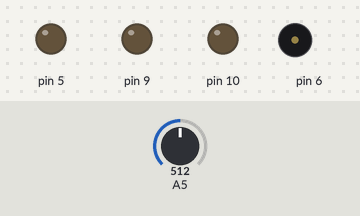
Simulated run of this sketch. Board: Arduino Leonardo, built with avr-gcc and run on an emulated ATmega32U4. On the bench: output pins drawn as LEDs (lit = HIGH), buzzer (waves = sounding). Inputs (shaded band) come from the test bench; at power-on: A5 = 512.

Above: at 1.2 s.
1.3 s: A5 set to 716
At 2.5 s:
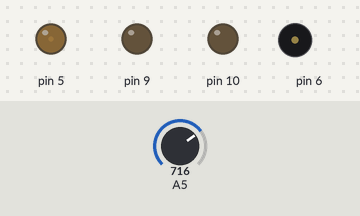
2.8 s: A5 set to 693
4.3 s: A5 set to 676
At 5.9 s:
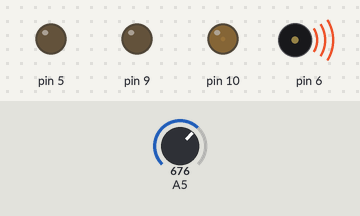
Timing chart, 0 to 5.0 s (numbered marks = the images above; inputs shaded):
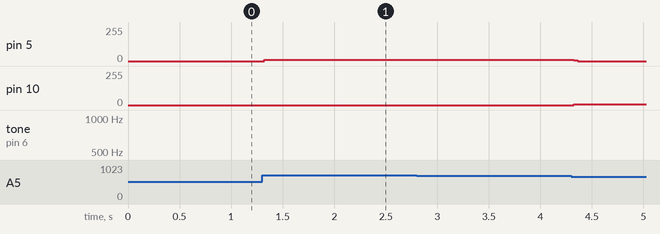

Measured:
- after the input at 1.3 s, pin 5: 0/255 → 11/255 at once

The sketch:

theremin_and_light_show.ino
```cpp
#include <Esplora.h>

// calibration constants between the light sensor and LED brightness
int lightMin = 0;
int lightMax = 1023;

void setup() {
 Serial.begin(9600);
}

void loop() {
  int startButton = Esplora.readButton(SWITCH_2);
  int stopButton = Esplora.readButton(SWITCH_4);
  int lightIntensity = Esplora.readLightSensor();

  // map the reading from the light sensor to a brightness setting in the LED
  int calibratedLightReading = map(lightIntensity,lightMin,lightMax,0, 255);

  // limit the brightness for the LED to its range
  calibratedLightReading = constrain(calibratedLightReading, 0, 255);

  /* start the light show and theremin */
  if(startButton == LOW) {
    if(calibratedLightReading >= 171) {
      Esplora.writeRGB(255,0,0);
    } else if(calibratedLightReading <= 170 && calibratedLightReading >= 85) {
      Esplora.writeRGB(0,calibratedLightReading,0);
    } else if(calibratedLightReading <= 84) {
      Esplora.writeRGB(0,0,calibratedLightReading);
    }

    // play a tone matching the raw light sensor reading (uncalibrated)
   Esplora.tone(lightIntensity);
  }

  /* kill the theremin and light show */
  if(stopButton == LOW) {
    Esplora.noTone();
    Esplora.writeRGB(0,0,0);
  }

  delay(1);
}
```
